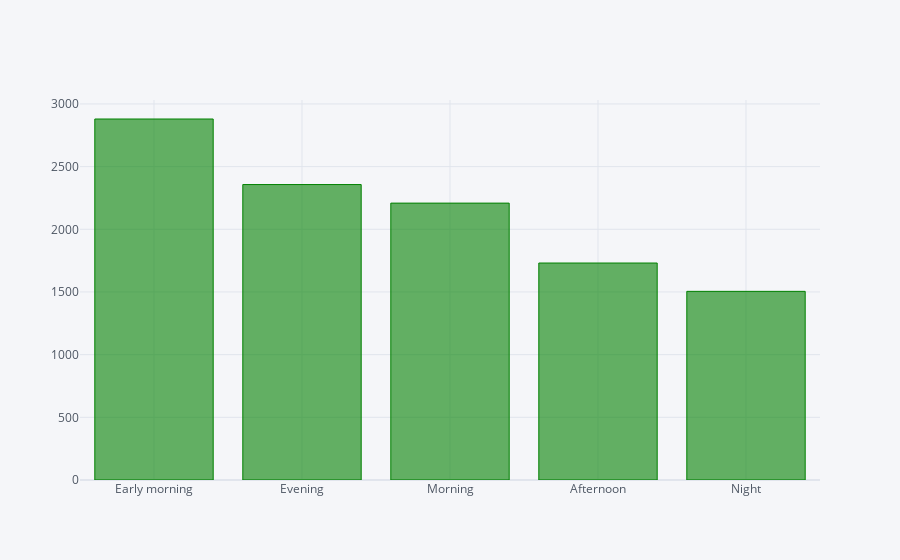

The notebook cell this image was saved under:
### Code cell
df_copy["Dep_Time_hour"].apply(flight_dep_time).value_counts().iplot(kind="bar",color='Green')

### Figure 1 — Plotly figure (JSON) as saved in the notebook; plotly's stock layout.template omitted (floating-point values rounded to 4 significant figures)
{"data": [{"marker": {"color": "rgba(0, 128, 0, 0.6)", "line": {"color": "rgba(0, 128, 0, 1.0)", "width": 1}}, "name": "Dep_Time_hour", "orientation": "v", "text": "", "type": "bar", "x": ["Early morning", "Evening", "Morning", "Afternoon", "Night"], "y": [2880, 2357, 2209, 1731, 1505]}], "layout": {"legend": {"bgcolor": "#F5F6F9", "font": {"color": "#4D5663"}}, "paper_bgcolor": "#F5F6F9", "plot_bgcolor": "#F5F6F9", "title": {"font": {"color": "#4D5663"}}, "xaxis": {"gridcolor": "#E1E5ED", "showgrid": true, "tickfont": {"color": "#4D5663"}, "title": {"font": {"color": "#4D5663"}, "text": ""}, "zerolinecolor": "#E1E5ED"}, "yaxis": {"gridcolor": "#E1E5ED", "showgrid": true, "tickfont": {"color": "#4D5663"}, "title": {"font": {"color": "#4D5663"}, "text": ""}, "zerolinecolor": "#E1E5ED"}}}
